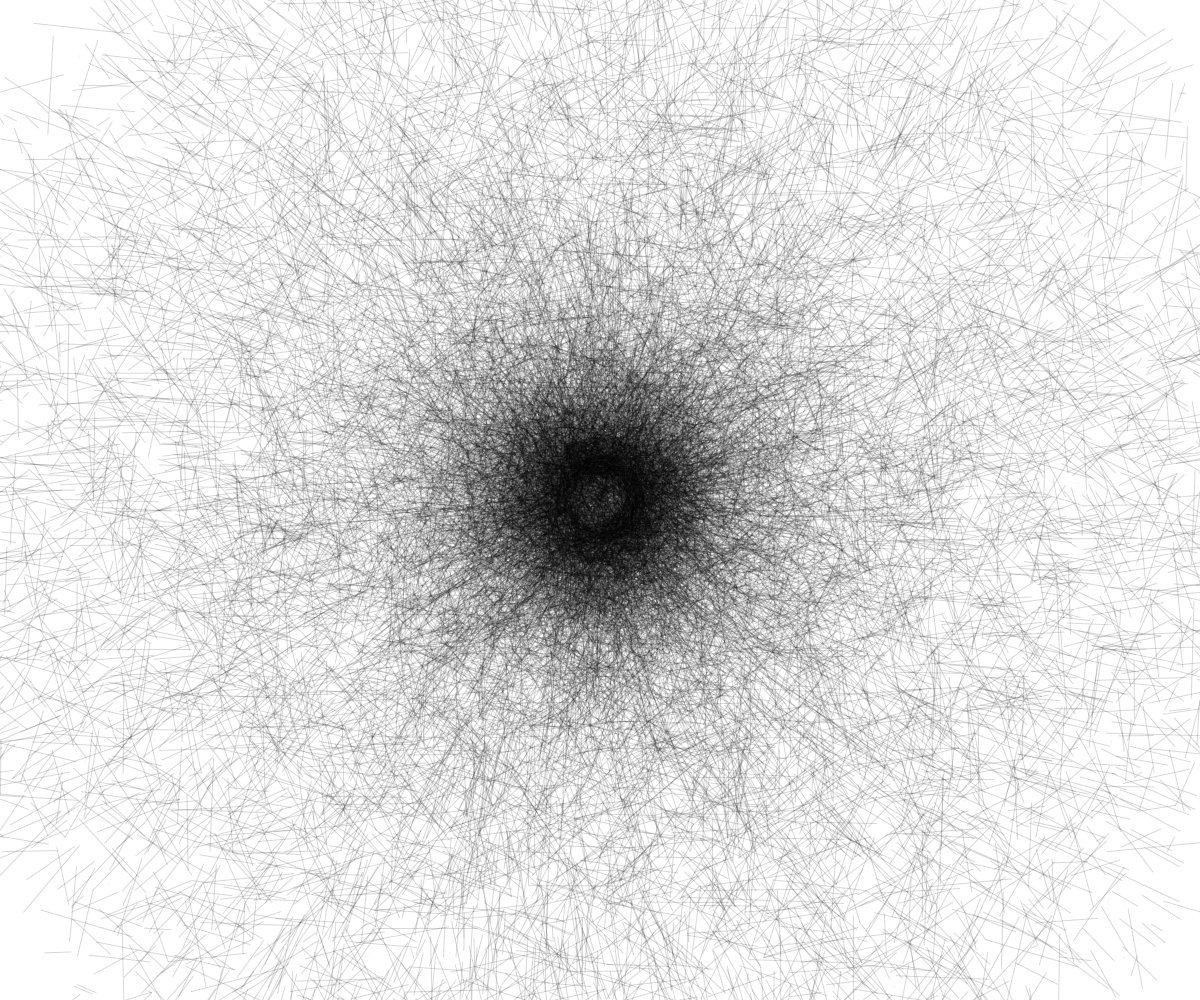
Frame 1 (no input)
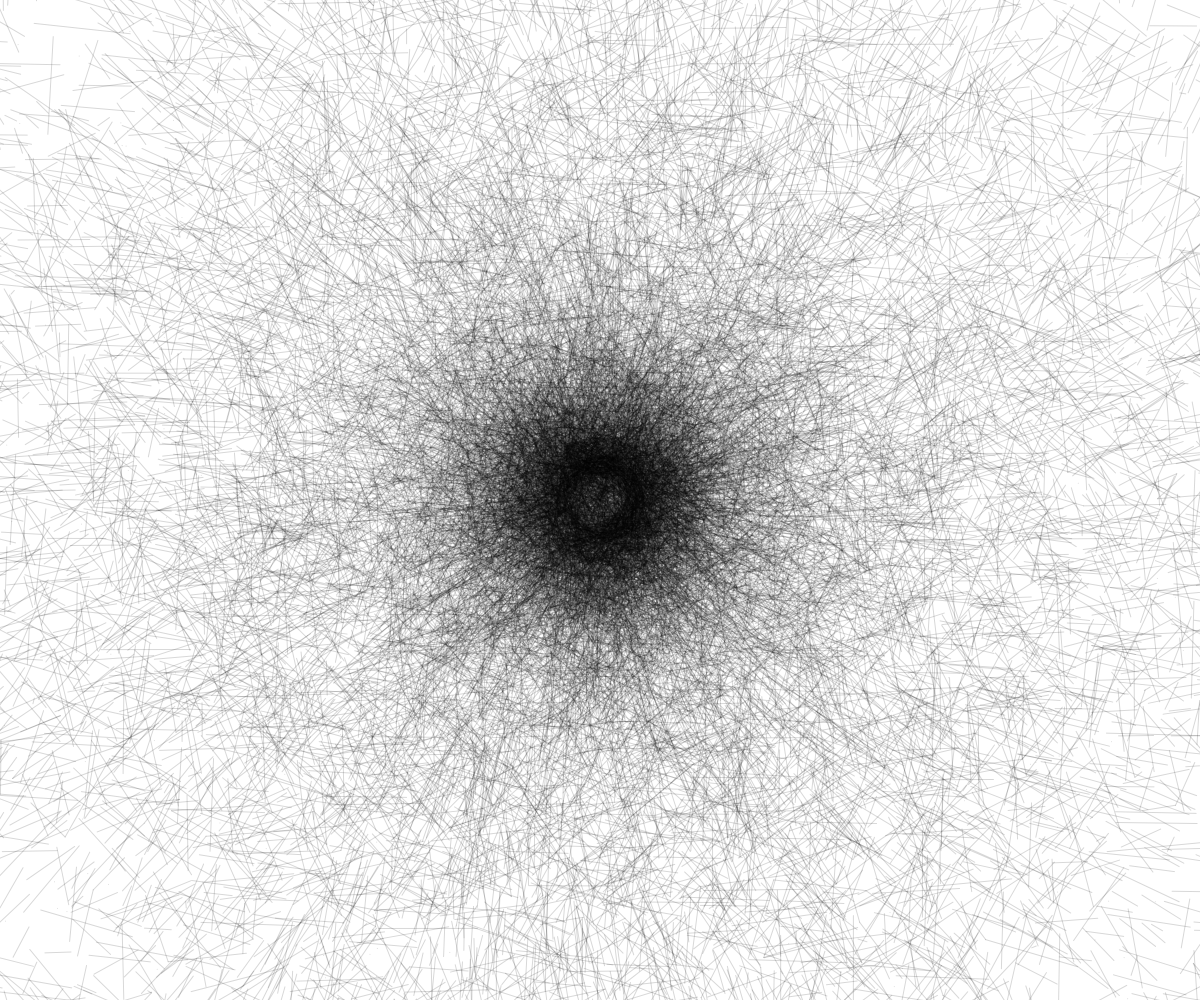
Frame 2 (the mouse pressed at the canvas centre, redrawn once)

The p5.js sketch that drew these frames (run headless with seeded random() and noise() and a simulated clock; the mouse was pressed at the canvas centre and the sketch redrawn once):

// p5.js sketch
// ── sketch.js
let num = 720;
let x = new Array(num);
let y = new Array(num);
let distance;
let rad = 30;

function setup() {
  createCanvas(windowWidth, windowHeight);
  background(255);
  
  pixelDensity(2);
  noLoop();
  smooth();
  stroke(0, 40);
}

function draw() {
  for(let i = 0; i < num; i++) {
    x[i] = rad * cos(i);
    y[i] = -rad * sin(i) * sin(i) * sin(i); 
    rad+=1;
  }
  translate(width/2, height/2);
  for(let i = 0; i < num; i++) {
    for(let j = 1; j < num; j++) {
      distance = dist(x[i], y[i], x[j], y[j]);
      if(distance < 100) {
        line(x[i], y[i], x[j], y[j]);
        rotate(1);
      }
    }
  }
}
